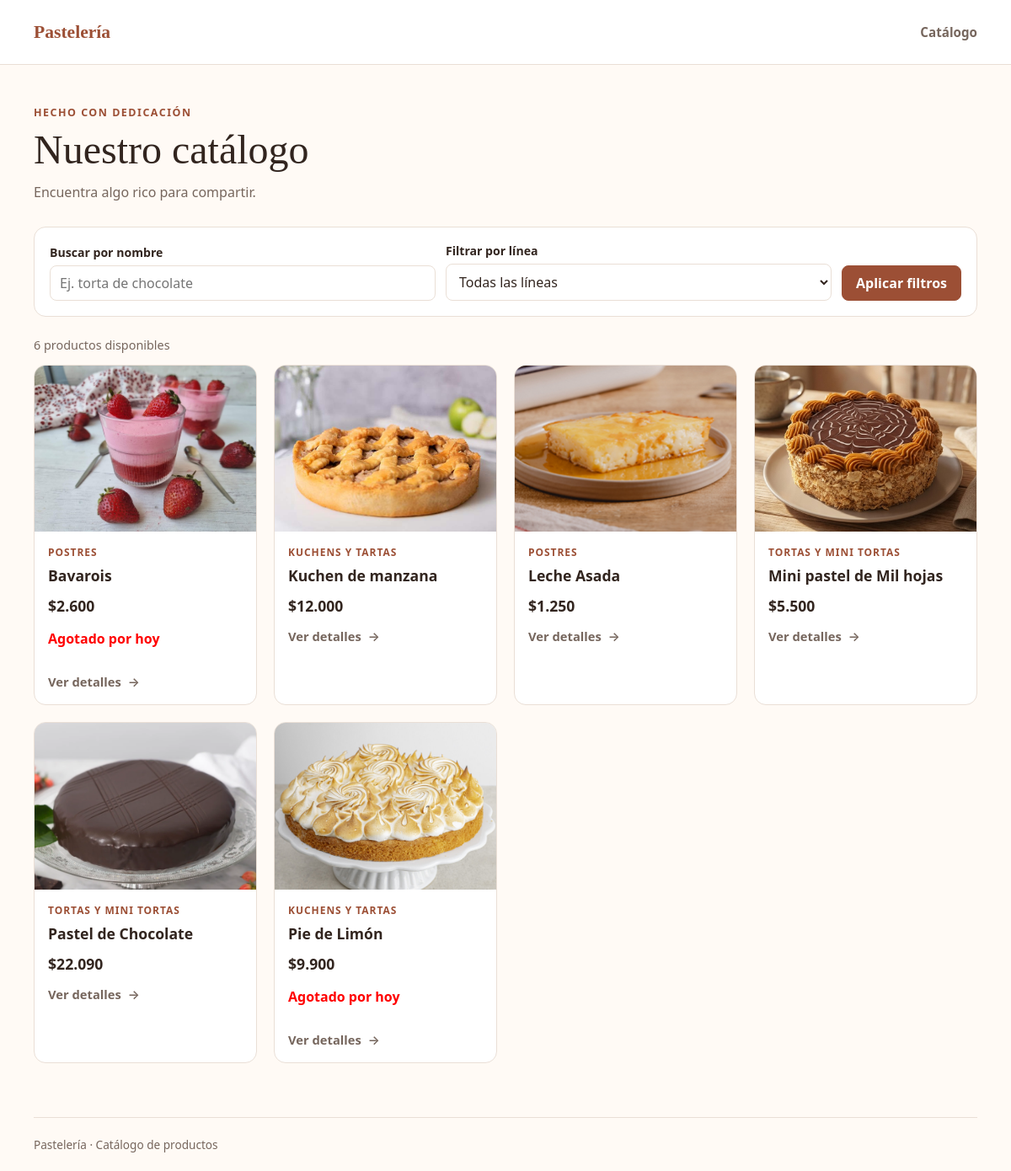
The page / on the database its author committed.
### pasteleria/models.py (models this page shows, shortened)
class Producto(models.Model):
    Linea = models.ForeignKey(
        Linea,
        on_delete=models.CASCADE
    )
    nombre = models.CharField(max_length=30)
    descripcion = models.TextField()
    imagen = models.ImageField(upload_to='productos/', null=True, blank=True)
    porciones = models.SmallIntegerField()
    aptoceliacos = models.BooleanField(default=False)
    stock = models.SmallIntegerField()
    precio = models.IntegerField()
    disponibleparaventa = models.BooleanField()

class Linea(models.Model):
    nombre = models.CharField(max_length=30)
    class Meta:
        constraints = [
            models.UniqueConstraint(
                Lower(Trim('nombre')), name='linea_nombre_unico',
                violation_error_message='Ya existe una línea con este nombre.',
            ),
        ]

### pasteleria/views.py (the view)
# urls.py: path('', views.catalogo, name='catalogo'),
def catalogo(request):
    nombre = request.GET.get('nombre', '').strip()
    linea_id = request.GET.get('linea', '').strip()
    productos = Producto.objects.filter(
        disponibleparaventa=True
    )
    if nombre:
        productos = productos.filter(nombre__icontains=nombre)
    if linea_id:
        if linea_id.isdecimal():
            productos = productos.filter(Linea_id=int(linea_id))
        else:
            productos = productos.none()
    productos = productos.select_related('Linea').only(
        'id', 'nombre', 'imagen', 'stock', 'precio', 'Linea__nombre'
    ).order_by('nombre')
    lineas = Linea.objects.order_by('nombre')
    return render(request, 'index.html', {
        'productos': productos,
        'lineas': lineas,
        'nombre_buscado': nombre,
        'linea_seleccionada': linea_id,
        'filtros_aplicados': bool(nombre or linea_id),
    })

### pasteleria/templatetags/catalogo.py (called while the page is built)
@register.filter
def pesos_chilenos(value):
    return f"${int(value):,}".replace(",", ".")

### templates/index.html (shortened to what this page needs)
{% extends "base.html" %}
{% load catalogo %}
{% block content %}
<section class="intro">
    <p class="eyebrow">Hecho con dedicación</p>
    <h1>Nuestro catálogo</h1>
    <p class="intro-copy">Encuentra algo rico para compartir.</p>
</section>
<form class="catalog-filters" method="get" action="{% url 'catalogo' %}">
    <div class="filter-field">
        <label for="nombre">Buscar por nombre</label>
        <input id="nombre" name="nombre" type="search" value="{{ nombre_buscado }}" placeholder="Ej. torta de chocolate">
    </div>
    <div class="filter-field">
        <label for="linea">Filtrar por línea</label>
        <select id="linea" name="linea">
            <option value="">Todas las líneas</option>
        </select>
    </div>
    <div class="filter-actions">
        <button class="filter-button" type="submit">Aplicar filtros</button>
    </div>
</form>
{% if productos %}
    <p class="results-count">{{ productos|length }} producto{{ productos|length|pluralize:"s" }} disponible{{ productos|length|pluralize:"s" }}</p>
    <section class="product-grid" aria-label="Productos disponibles">
        {% for producto in productos %}
            <article class="product-card">
                {% if producto.imagen %}
                    <img class="product-image" src="{{ producto.imagen.url }}" alt="{{ producto.nombre }}">
                {% else %}
                    <div class="product-image image-placeholder" role="img" aria-label="Imagen no disponible para {{ producto.nombre }}">Imagen próximamente</div>
                {% endif %}
                <div class="product-info">
                    <p class="product-line">{{ producto.Linea.nombre }}</p>
                    <h2 class="product-name">{{ producto.nombre }}</h2>
                    <p class="product-price">{{ producto.precio|pesos_chilenos }}</p>
                    {% if producto.stock == 0 %}
                        <p><span style="color: red; font-weight: bold;">Agotado por hoy</span></p>
                    {% endif %}
                    <a class="product-link" href="{% url 'detalle' producto.pk %}">Ver detalles <span aria-hidden="true">→</span></a>
                </div>
            </article>
        {% endfor %}
    </section>
{% endif %}
{% endblock %}

### templates/base.html (style rules this page uses)
:root { --ink: #32251f; --muted: #76665d; --accent: #9c4f35; --paper: #fffaf5; --line: #eadfd6; }
* { box-sizing: border-box; }
body { margin: 0; background: var(--paper); color: var(--ink); font-family: system-ui, -apple-system, "Segoe UI", sans-serif; }
a { color: inherit; }

### templates/index.html (style rules this page uses)
.intro { margin-bottom: 30px; }
.eyebrow { margin: 0 0 8px; color: var(--accent); font-size: .78rem; font-weight: 700; letter-spacing: .12em; text-transform: uppercase; }
h1 { margin: 0; font-family: Georgia, "Times New Roman", serif; font-size: clamp(2rem, 5vw, 3rem); font-weight: 500; }
.intro-copy { margin: 12px 0 0; color: var(--muted); }
.catalog-filters { display: flex; flex-wrap: wrap; align-items: end; gap: 12px; margin: 24px 0; padding: 18px; border: 1px solid var(--line); border-radius: 14px; background: #fff; }
.filter-field { display: grid; flex: 1 1 220px; gap: 6px; }
.filter-field label { font-size: .88rem; font-weight: 650; }
.filter-field input, .filter-field select { width: 100%; min-height: 42px; padding: 9px 11px; border: 1px solid var(--line); border-radius: 8px; background: #fff; color: var(--ink); font: inherit; }
.filter-actions { display: flex; flex-wrap: wrap; gap: 10px; align-items: center; }
.filter-button { min-height: 42px; padding: 9px 16px; border: 1px solid var(--accent); border-radius: 8px; background: var(--accent); color: #fff; cursor: pointer; font: inherit; font-weight: 650; text-decoration: none; }
.results-count { margin: 0 0 14px; color: var(--muted); font-size: .9rem; }
.product-grid { display: grid; grid-template-columns: repeat(auto-fill, minmax(235px, 1fr)); gap: 20px; }
.product-card { overflow: hidden; border: 1px solid var(--line); border-radius: 14px; background: #fff; }
.product-image { display: grid; width: 100%; aspect-ratio: 4 / 3; place-items: center; background: #f3e9df; color: #80685a; object-fit: cover; }
.product-info { padding: 16px; }
.product-line { margin: 0 0 7px; color: var(--accent); font-size: .75rem; font-weight: 700; letter-spacing: .08em; text-transform: uppercase; }
.product-name { margin: 0; font-size: 1.1rem; }
.product-price { margin: 12px 0 0; font-size: 1.1rem; font-weight: 750; }
.product-link { display: inline-flex; align-items: center; gap: 8px; margin-top: 14px; color: var(--muted); font-size: .92rem; font-weight: 600; text-decoration: none; transition: color .2s ease; }

### rows shown on the page
Producto: imagen (picture), Linea.nombre "POSTRES", nombre "Bavarois", precio|pesos_chilenos "$2.600", stock "Agotado por hoy"
Producto: imagen (picture), Linea.nombre "KUCHENS Y TARTAS", nombre "Kuchen de manzana", precio|pesos_chilenos "$12.000"
Producto: imagen (picture), Linea.nombre "POSTRES", nombre "Leche Asada", precio|pesos_chilenos "$1.250"
Producto: imagen (picture), Linea.nombre "TORTAS Y MINI TORTAS", nombre "Mini pastel de Mil hojas", precio|pesos_chilenos "$5.500"
Producto: imagen (picture), Linea.nombre "TORTAS Y MINI TORTAS", nombre "Pastel de Chocolate", precio|pesos_chilenos "$22.090"
Producto: imagen (picture), Linea.nombre "KUCHENS Y TARTAS", nombre "Pie de Limón", precio|pesos_chilenos "$9.900", stock "Agotado por hoy"

### other values the page prints
{{ productos|length }} "6"
